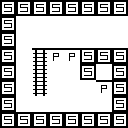

A level layout from a 2D game, rendered from its tile map. Below: a short description, then the map file with its tile-grid data intact:
An orthogonal 8x8 tile map with 16x16 px tiles, 1 tile layer (Tile Layer 1).

<map version="1.0" orientation="orthogonal" renderorder="right-up" width="8" height="8" tilewidth="16" tileheight="16" nextobjectid="1">
 <properties>
  <property name="BOTTOM" value="FFFFFFFF" />
  <property name="LEFT" value="FFFFFFFF" />
  <property name="RIGHT" value="FFFFFTTF" />
  <property name="SPAWN" value="4,1" />
  <property name="TOP" value="FFFFFFFF" />
 </properties>
 <tileset firstgid="1" name="s" tilewidth="16" tileheight="16">
  <tile id="0">
   <image width="16" height="16" source="../textures/E.png" />
  </tile>
  <tile id="1">
   <image width="16" height="16" source="../textures/L.png" />
  </tile>
  <tile id="2">
   <image width="16" height="16" source="../textures/P.png" />
  </tile>
  <tile id="3">
   <image width="16" height="16" source="../textures/S.png" />
  </tile>
  <tile id="4">
   <image width="16" height="16" source="../textures/T.png" />
  </tile>
  <tile id="5">
   <image width="16" height="16" source="../textures/W.png" />
  </tile>
 </tileset>
 <layer name="Tile Layer 1" width="8" height="8">
  <data encoding="csv">
4,4,4,4,4,4,4,4,
4,1,1,1,1,1,1,1,
4,1,1,1,1,1,1,1,
4,1,5,3,3,4,4,4,
4,1,2,1,1,4,1,4,
4,1,2,1,1,1,3,4,
4,1,1,1,1,1,1,4,
4,4,4,4,4,4,4,4
</data>
 </layer>
</map>
